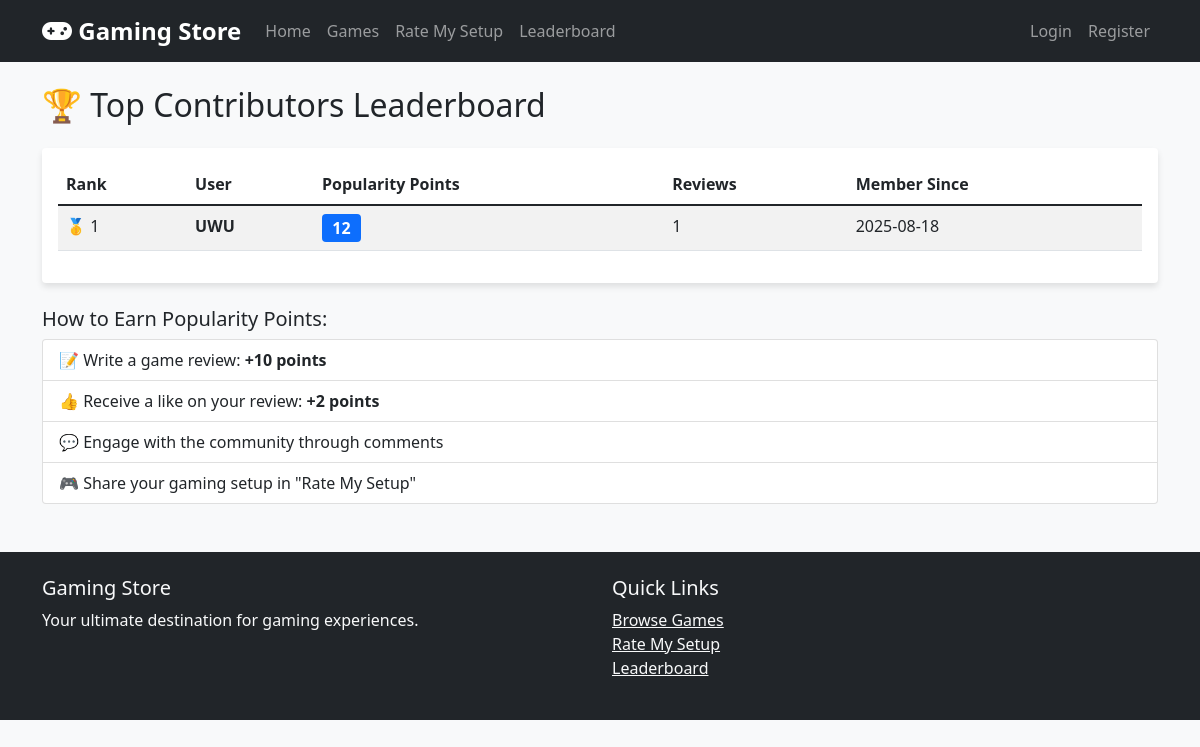
The app's page /leaderboard with its own data.
### app.py (models this page shows, shortened)
class User(db.Model):
    id = db.Column(db.Integer, primary_key=True)
    username = db.Column(db.String(80), unique=True, nullable=False)
    email = db.Column(db.String(120), unique=True, nullable=False)
    password_hash = db.Column(db.String(120), nullable=False)
    is_admin = db.Column(db.Boolean, default=False)
    popularity_points = db.Column(db.Integer, default=0)
    profile_picture = db.Column(db.String(200), default='default.jpg')
    bio = db.Column(db.Text)
    created_at = db.Column(db.DateTime, default=datetime.utcnow)
    is_banned = db.Column(db.Boolean, default=False)
    banned_at = db.Column(db.DateTime)
    banned_by = db.Column(db.Integer, db.ForeignKey('user.id'))
    ban_reason = db.Column(db.Text)
    ban_duration_days = db.Column(db.Integer)  # NULL for permanent, number for temporary

### app.py (the view)
@app.route('/leaderboard')
def leaderboard():
    users = User.query.filter_by(is_admin=False).order_by(User.popularity_points.desc()).limit(20).all()
    return render_template('leaderboard.html', users=users)

### app.py (called while the page is built, shortened)
@app.before_request
def check_overdue_before_request():
    if request.endpoint in (None, 'static'):
        return
    if current_user.is_authenticated and not current_user.is_admin:
        check_overdue_games()

### templates/leaderboard.html (shortened to what this page needs)
{% extends "base.html" %}
{% block content %}
<div class="row">
    <div class="col-12">
        <h2 class="mb-4">🏆 Top Contributors Leaderboard</h2>
        <div class="card">
            <div class="card-body">
                <div class="table-responsive">
                    <table class="table table-striped">
                        <thead>
                            <tr>
                                <th>Rank</th>
                                <th>User</th>
                                <th>Popularity Points</th>
                                <th>Reviews</th>
                                <th>Member Since</th>
                            </tr>
                        </thead>
                        <tbody>
                            {% for user in users %}
                            <tr {% if current_user.is_authenticated and user.id == current_user.id %}class="table-warning"{% endif %}>
                                <td>
                                    {% if loop.index == 1 %}
                                        🥇 {{ loop.index }}
                                    {% elif loop.index == 2 %}
                                        🥈 {{ loop.index }}
                                    {% elif loop.index == 3 %}
                                        🥉 {{ loop.index }}
                                    {% else %}
                                        {{ loop.index }}
                                    {% endif %}
                                </td>
                                <td>
                                    <strong>{{ user.username }}</strong>
                                </td>
                                <td>
                                    <span class="badge bg-primary fs-6">{{ user.popularity_points }}</span>
                                </td>
                                <td>{{ user.reviews|length }}</td>
                                <td>{{ user.created_at.strftime('%Y-%m-%d') }}</td>
                            </tr>
                            {% endfor %}
                        </tbody>
                    </table>
                </div>
            </div>
        </div>
        <div class="mt-4">
            <h5>How to Earn Popularity Points:</h5>
            <ul class="list-group">
                <li class="list-group-item">📝 Write a game review: <strong>+10 points</strong></li>
                <li class="list-group-item">👍 Receive a like on your review: <strong>+2 points</strong></li>
                <li class="list-group-item">💬 Engage with the community through comments</li>
                <li class="list-group-item">🎮 Share your gaming setup in "Rate My Setup"</li>
            </ul>
        </div>
    </div>
</div>
{% endblock %}

### static/css/style.css (style rules this page uses)
body { background-color: #f8f9fa; font-family: "Segoe UI", Tahoma, Geneva, Verdana, sans-serif; }
.card { border: none; box-shadow: 0 4px 6px rgba(0, 0, 0, 0.1); transition: transform 0.2s ease-in-out; }

### records on screen
User: username "UWU", popularity_points "12", reviews|length "1", created_at "2025-08-18"
